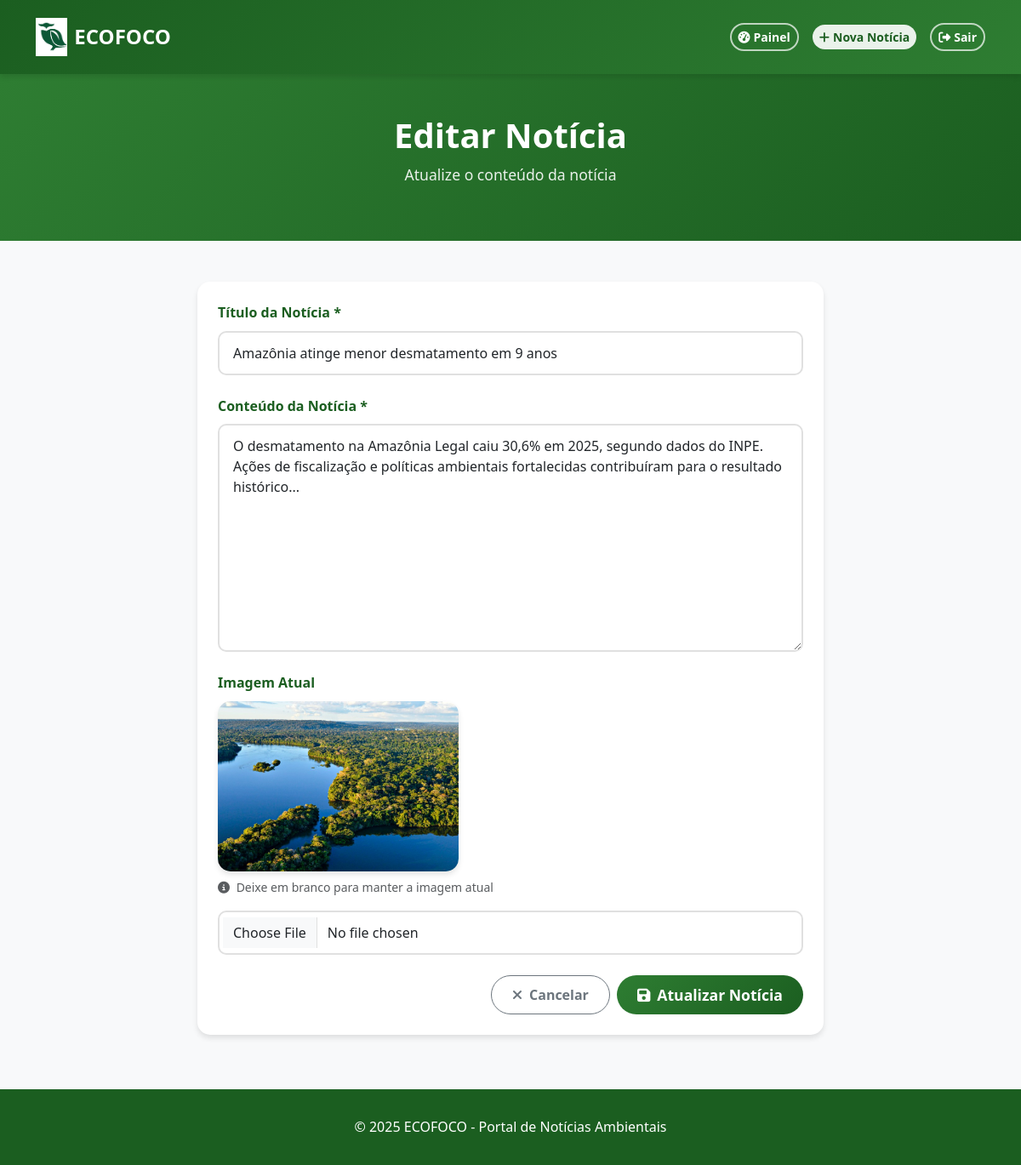
The app's page /editar_noticia.php?id=1 (signed in) with its own data.
### tables this page shows
CREATE TABLE noticias (
    id INT AUTO_INCREMENT PRIMARY KEY,
    titulo VARCHAR(200) NOT NULL,
    noticia TEXT NOT NULL,
    data DATETIME DEFAULT CURRENT_TIMESTAMP,
    autor INT NOT NULL,
    imagem VARCHAR(255),
    FOREIGN KEY (autor) REFERENCES usuarios(id) ON DELETE CASCADE
);

### editar_noticia.php (the view, shortened to what this page needs)
<?php
require 'conexao.php';
$id = $_GET['id'] ?? 0;
if (ehAdmin()) {
    $stmt = $pdo->prepare("SELECT * FROM noticias WHERE id = ?");
    $stmt->execute([$id]);
} else {
    $stmt = $pdo->prepare("SELECT * FROM noticias WHERE id = ? AND autor = ?");
    $stmt->execute([$id, $_SESSION['usuario_id']]);
}
$noticia = $stmt->fetch(PDO::FETCH_ASSOC);
?>
<!DOCTYPE html>
<html lang="pt-BR">
<head>
    <link href="bootstrap/css/bootstrap.min.css" rel="stylesheet">
    <link href="https://cdnjs.cloudflare.com/ajax/libs/font-awesome/6.5.0/css/all.min.css" rel="stylesheet">
    <link href="style.css" rel="stylesheet">
</head>
<body>
    <nav class="navbar navbar-expand-lg navbar-dark">
        <div class="container">
            <a class="navbar-brand d-flex align-items-center" href="index.php">
                <img src="imagens/coruja.PNG" alt="Logo ECOFOCO" style="height: 45px; width: auto;" class="me-2">
                <span>ECOFOCO</span>
            </a>
            <div class="ms-auto d-flex align-items-center gap-2">
                <a href="dashboard.php" class="btn btn-outline-light btn-sm">
                    <i class="fas fa-tachometer-alt me-1"></i><span>Painel</span>
                </a>
                <a href="nova_noticia.php" class="btn btn-light btn-sm">
                    <i class="fas fa-plus me-1"></i><span>Nova Notícia</span>
                </a>
                <a href="logout.php" class="btn btn-outline-light btn-sm">
                    <i class="fas fa-sign-out-alt me-1"></i><span>Sair</span>
                </a>
            </div>
        </div>
    </nav>
    <section class="dashboard-header">
        <div class="container">
            <h1 class="user-welcome">Editar Notícia</h1>
            <p class="user-role">Atualize o conteúdo da notícia</p>
        </div>
    </section>
    <div class="container my-5">
        <div class="row justify-content-center">
            <div class="col-lg-8">
                <div class="news-card">
                    <div class="news-card-body">
                        <form method="POST" enctype="multipart/form-data">
                            <div class="form-group">
                                <label class="form-label">Título da Notícia *</label>
                                <input type="text" name="titulo" class="form-control" value="<?= htmlspecialchars($noticia['titulo']) ?>" required>
                            </div>
                            <div class="form-group">
                                <label class="form-label">Conteúdo da Notícia *</label>
                                <textarea name="noticia" rows="10" class="form-control" required><?= htmlspecialchars($noticia['noticia']) ?></textarea>
                            </div>
                            <div class="form-group">
                                <label class="form-label">Imagem Atual</label>
                                <?php if ($noticia['imagem'] && file_exists($noticia['imagem'])): ?>
                                    <div class="mb-3">
                                        <img src="<?= htmlspecialchars($noticia['imagem']) ?>" class="img-fluid rounded-custom shadow-custom" style="max-height: 200px;">
                                        <p class="text-muted small mt-2">
                                            <i class="fas fa-info-circle me-1"></i>
                                            Deixe em branco para manter a imagem atual
                                        </p>
                                    </div>
                                <?php endif; ?>
                                <input type="file" name="imagem" class="form-control" accept="image/*">
                            </div>
                            <div class="d-flex gap-2 justify-content-end mt-4">
                                <a href="dashboard.php" class="btn btn-outline-secondary">
                                    <i class="fas fa-times me-2"></i>Cancelar
                                </a>
                                <button type="submit" class="btn btn-primary">
                                    <i class="fas fa-save me-2"></i>Atualizar Notícia
                                </button>
                            </div>
                        </form>
                    </div>
                </div>
            </div>
        </div>
    </div>
    <footer class="footer">
        <div class="container">
            <p class="mb-0">&copy; <?= date('Y') ?> ECOFOCO - Portal de Notícias Ambientais</p>
        </div>
    </footer>
</body>
</html>

### style.css (style rules this page uses)
:root { --primary-color: #2e7d32; --primary-dark: #1b5e20; --primary-light: #4caf50; --accent-color: #388e3c; --text-dark: #333; --text-light: #666; --bg-light: #f8f9fa; --white: #ffffff; --shadow: 0 4px 6px rgba(0, 0, 0, 0.1); --shadow-hover: 0 8px 15px rgba(0, 0, 0, 0.15); }
* { margin: 0; padding: 0; box-sizing: border-box; }
body { font-family: 'Segoe UI', Tahoma, Geneva, Verdana, sans-serif; line-height: 1.6; color: var(--text-dark); background-color: var(--bg-light); }
.navbar { background: linear-gradient(135deg, var(--primary-dark), var(--primary-color)) !important; box-shadow: var(--shadow); padding: 1rem 0; }
.navbar-brand { font-weight: 700; font-size: 1.5rem; color: var(--white) !important; }
.navbar-brand img { transition: transform 0.3s ease; }
.navbar .btn { border-radius: 25px; font-weight: 600; transition: all 0.3s ease; margin-left: 0.5rem; }
.navbar .btn-outline-light { border: 2px solid rgba(255, 255, 255, 0.7); color: white; }
.navbar .btn-light { background: rgba(255, 255, 255, 0.9); color: var(--primary-dark); border: none; }
.news-card { background: var(--white); border-radius: 15px; overflow: hidden; box-shadow: var(--shadow); transition: all 0.3s ease; border: none; }
.news-card-body { padding: 1.5rem; }
.news-card .btn { border-radius: 25px; font-weight: 600; padding: 0.6rem 1.5rem; transition: all 0.3s ease; }
.form-group { margin-bottom: 1.5rem; }
.form-label { font-weight: 600; color: var(--primary-dark); margin-bottom: 0.5rem; }
.form-control { border: 2px solid #e0e0e0; border-radius: 10px; padding: 0.75rem 1rem; font-size: 1rem; transition: all 0.3s ease; }
.btn-primary { background: linear-gradient(135deg, var(--primary-color), var(--primary-dark)); border: none; border-radius: 10px; padding: 0.75rem 2rem; font-weight: 600; font-size: 1.1rem; transition: all 0.3s ease; }
.dashboard-header { background: linear-gradient(135deg, var(--primary-color), var(--primary-dark)); color: white; padding: 3rem 0; text-align: center; margin-bottom: 3rem; }
.user-welcome { font-size: 2.5rem; font-weight: 700; margin-bottom: 0.5rem; }
.user-role { font-size: 1.1rem; opacity: 0.9; }
.footer { background: var(--primary-dark); color: white; text-align: center; padding: 2rem 0; margin-top: 4rem; }
.shadow-custom { box-shadow: var(--shadow) !important; }
.rounded-custom { border-radius: 15px !important; }

### records on screen
noticias: titulo "Amazônia atinge menor desmatamento em 9 anos", noticia "O desmatamento na Amazônia Legal caiu 30,6% em 2025, segundo dados do INPE. Ações de fiscalização e políticas ambientais fortalecidas contribuíram para o resultado histórico...", imagem (picture)
